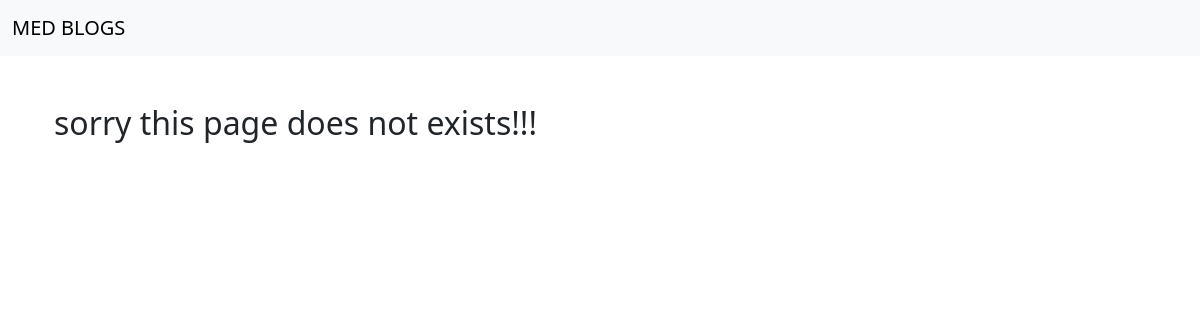
The page /category/Covid19 on the database as committed earlier.
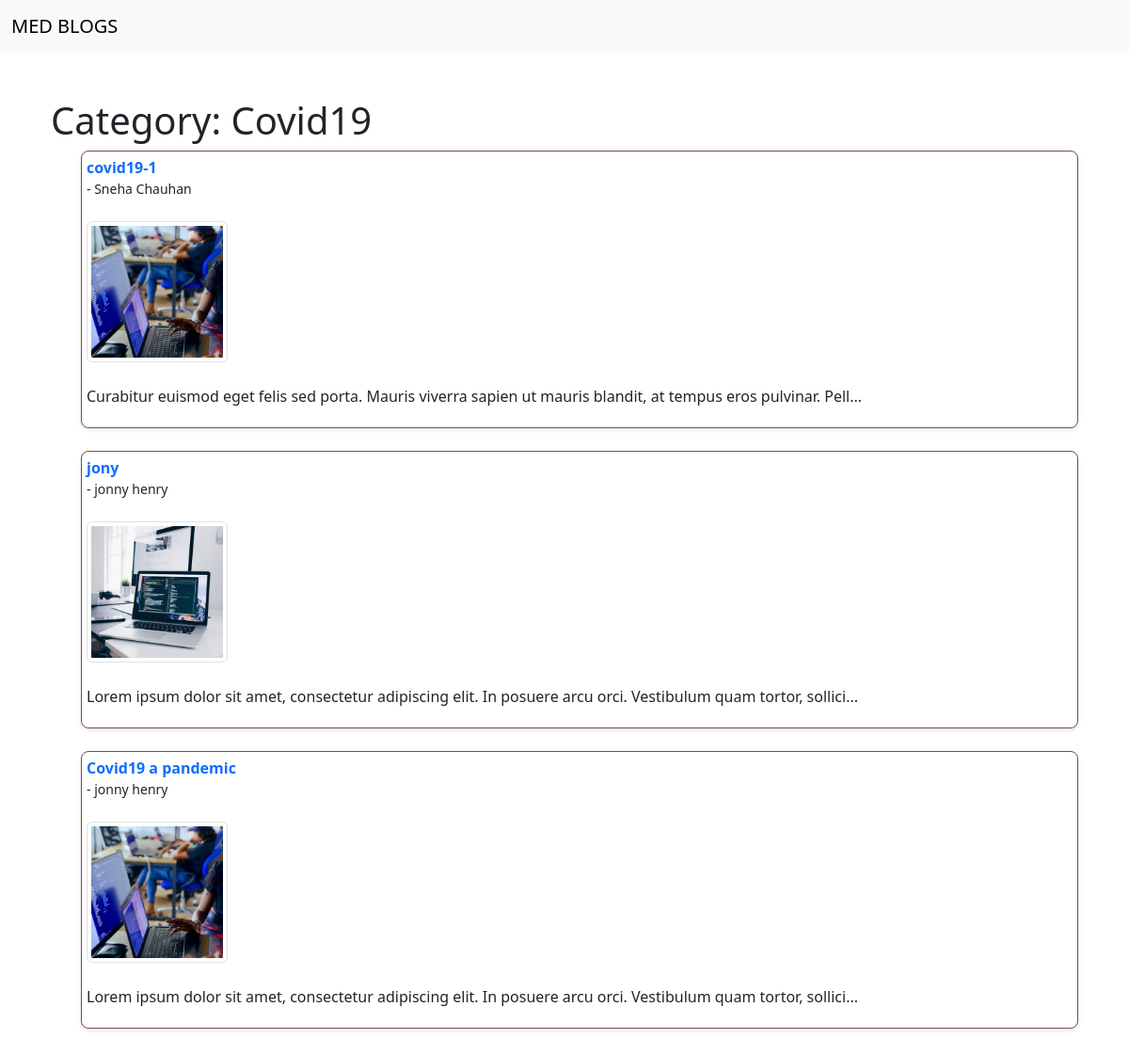
The same page on the database as committed later.
### accounts/models.py (models this page shows, shortened)
class Post(models.Model):
    DRAFT = 'Draft'
    PUBLISHED = 'Published'
    STATUS_CHOICES = [
        (DRAFT, 'Draft'),
        (PUBLISHED, 'Published'),
    ]
    title = models.CharField(max_length=255)
    author = models.ForeignKey(settings.AUTH_USER_MODEL, on_delete=models.CASCADE)
    BlogImage = models.ImageField(upload_to='blog_pics/', default='default.jpg')
    category = models.CharField(max_length=255,default='select')
    summary = models.TextField(max_length=255,default='Add summary')
    content = models.TextField()
    status = models.CharField(max_length=10, choices=STATUS_CHOICES, default=DRAFT)
    created_at = models.DateTimeField(auto_now_add=True)
    updated_at = models.DateTimeField(auto_now_add=True)

class CustomUser(AbstractBaseUser):
    USER_TYPE_CHOICES = (
        ('Doctor', 'Doctor'),
        ('Patient', 'Patient'),
    )
    first_name = models.CharField(max_length=30)
    last_name = models.CharField(max_length=30)
    profile_picture = models.ImageField(upload_to='profile_pics/', default='default.jpg')
    username = models.CharField(max_length=30, unique=True)
    email = models.EmailField(unique=True)
    password = models.CharField(max_length=128)
    address_line1 = models.CharField(max_length=100, default='Unknown')
    city = models.CharField(max_length=50, default='Unknown')
    state = models.CharField(max_length=50, default='Unknown')
    pincode = models.CharField(max_length=10, default='Unknown')
    user_type = models.CharField(max_length=10, choices=[('Doctor', 'Doctor'), ('Patient', 'Patient')])
    objects = CustomUserManager()
    USERNAME_FIELD = 'email'
    REQUIRED_FIELDS = ['first_name', 'last_name', 'username']

### accounts/views.py (the view)
# urls.py: path('category/<str:cats>',CategoryView,name='category'),
def CategoryView(request, cats):
    category_posts = Post.objects.filter(category=cats)
    cat_menu = Category.objects.all()
    return render(request,'categories.html',{'cats':cats,'category_posts':category_posts, 'cat_menu': cat_menu})

### templates/categories.html (shortened to what this page needs)
{% extends 'base.html' %}
    {% block content %}
    <div class="container py-4">
      {% if category_posts %}
        <h1>Category: {{cats}}</h1>
        <ul>
            {% for post in category_posts %}
                <li style=" display: flex;
                flex-direction: column;
                background-color: #fff;
                border: 1px solid #784d4d;
                box-shadow: 0 2px 4px rgba(0,0,0,0.1);
                transition: background-color 0.3s, box-shadow 0.3s;
                border-radius: 8px;
                padding: 5px;">
                   <b> <a class="text-decoration-none" href="{% url 'article-detail' post.pk %}">{{ post.title }} </a></b>
                     <small>- {{ post.author.first_name }} {{ post.author.last_name }}</small>
                      <br>
                    <img src="{{ post.BlogImage.url }}" alt="{{ post.title }}" class="img-thumbnail" style="max-width: 150px;">
                    <br>
                  <p>  {{ post.summary| slice:"110" }}...</p>
                </li>
                <br>
            {% endfor %}
        </ul>
      {% else %}
        <h2>sorry this page does not exists!!!</h2>
      {% endif %}
    </div>
    {% endblock %}

### templates/base.html (shortened to what this page needs)
<!doctype html>
<html lang="en">
<head>
  <link href="https://cdn.jsdelivr.net/npm/bootstrap@5.3.3/dist/css/bootstrap.min.css" rel="stylesheet"
>
</head>
<body>
  <nav class="navbar navbar-expand-lg navbar-light bg-body-tertiary">
    <div class="container-fluid">
      <a class="navbar-brand"
        href="{% if user.is_authenticated %}{% if user.user_type == 'Doctor' %}{% url 'doctor_dashboard' %}{% else %}{% url 'patient_dashboard' %}{% endif %}{% else %}{% url 'home' %}{% endif %}">
        MED BLOGS
      </a>
    </div>
  </nav>
  <div class="container mt-4">
    {% block content %}
    {% endblock %}
  </div>
</body>
</html>

Rows that differ between the two databases and show on the page:
added Post: title "covid19-1", author.first_name "Sneha", author.last_name "Chauhan", BlogImage (picture), summary "Curabitur euismod eget felis sed porta. Mauris viverra sapien ut mauris blandit, at tempus eros pulvinar. Pell"
added Post: title "jony", author.first_name "jonny", author.last_name "henry", BlogImage (picture), summary "Lorem ipsum dolor sit amet, consectetur adipiscing elit. In posuere arcu orci. Vestibulum quam tortor, sollici"
added Post: title "Covid19 a pandemic", author.first_name "jonny", author.last_name "henry", BlogImage (picture), summary "Lorem ipsum dolor sit amet, consectetur adipiscing elit. In posuere arcu orci. Vestibulum quam tortor, sollici"
Other text that changed with them:
{{ cats }}: (not shown) → "Covid19"
text no longer shown: "sorry this page does not exists!!!"
text now shown: "Category:"
